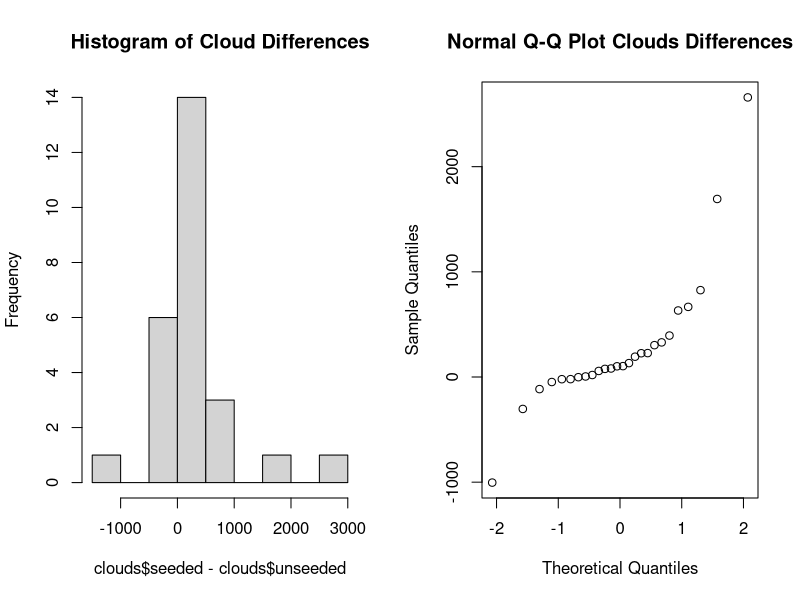

Reproduce this figure in R.
clouds = read.table("./data/clouds.txt", header = TRUE)
sqrtClouds = sqrt(clouds)
sqrtSqrtClouds = sqrt(sqrtClouds)

par(mfrow=c(1,2))
hist(clouds$seeded - clouds$unseeded, main = "Histogram of Cloud Differences")
qqnorm(clouds$seeded - clouds$unseeded, main = "Normal Q-Q Plot Clouds Differences")

# T - Test

# Differences of the data samples does not seem to be normal
# However, histogram of these differences is seem to be?
# This is probably not paired since QQ Normal Plot suggests that
# the distribution is not normal
t.test(clouds$seeded, clouds$unseeded)

# Mann - Whitney Test

wilcox.test(clouds$seeded, clouds$unseeded)

# Kolmogorov - Smirnov Test

ks.test(clouds$seeded, clouds$unseeded)
